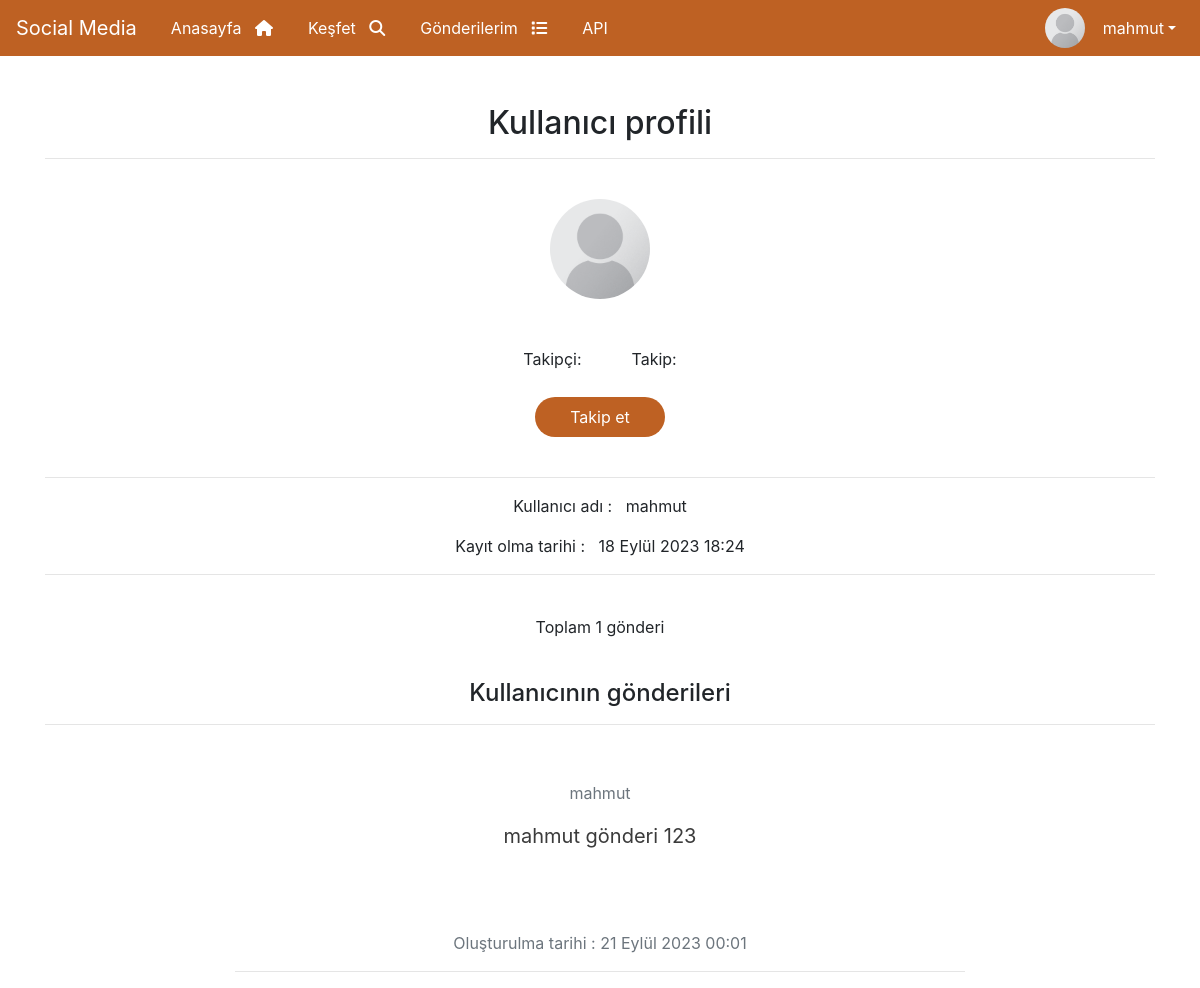
Before: /user/profile_author/2/ (signed in) with the older database file.
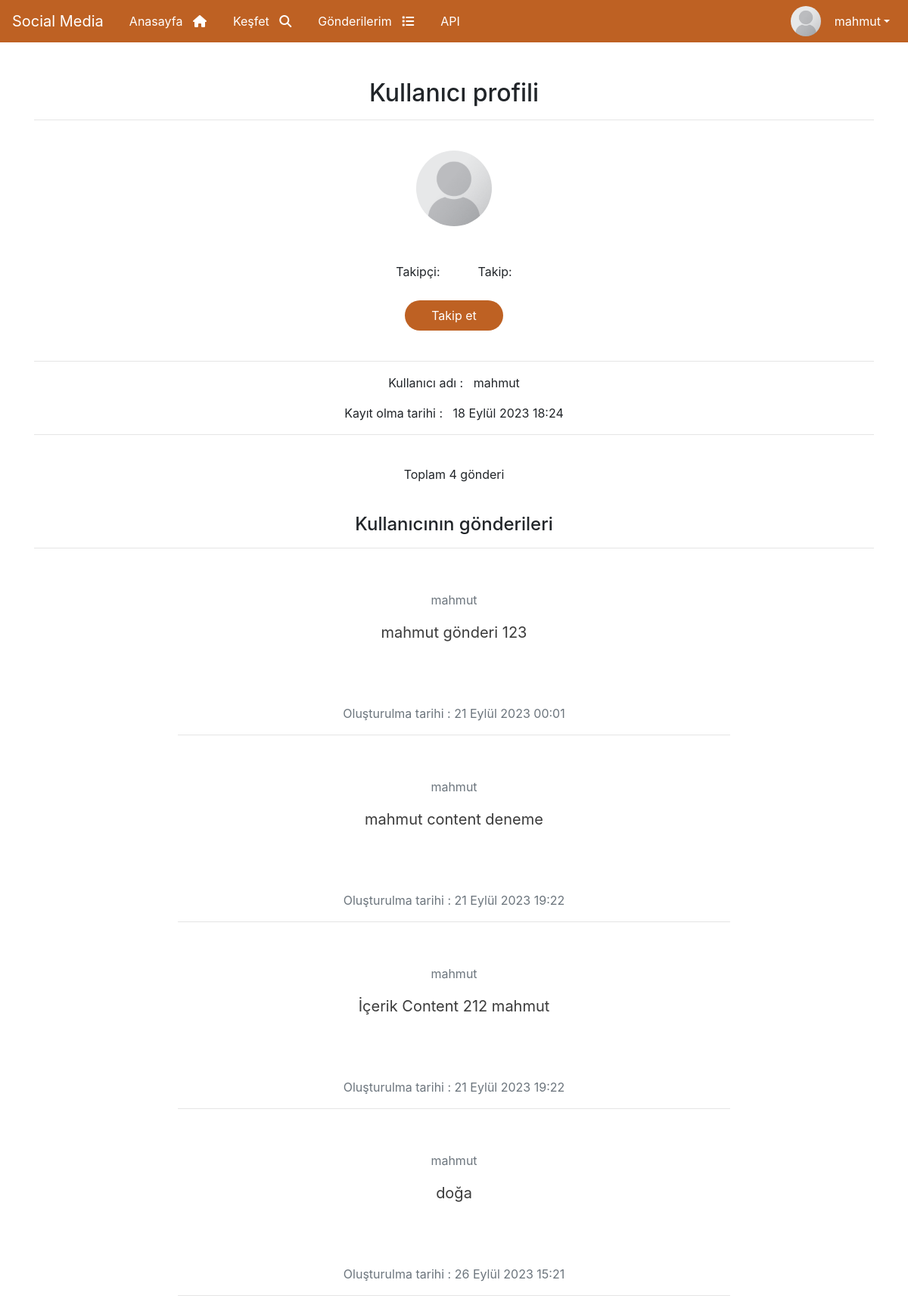
After: the same page with the newer database file.
### post/models.py (models this page shows, shortened)
class Post(models.Model):
    author = models.ForeignKey("auth.User", on_delete=models.CASCADE, verbose_name="Yazar")
    post_image = models.FileField(verbose_name="Resim Ekle", blank=True, null=True)
    content = models.CharField(max_length=10000, null=True, blank=True, verbose_name="İçerik")
    created_date = models.DateTimeField(auto_now_add=True, verbose_name="Oluşturulma tarihi")

### user/views.py (the view)
# urls.py: path('profile_author/<int:author_id>/', views.profileAuthor, name="profileAuthor"),
def profileAuthor(request, author_id):
    author = get_object_or_404(User, id=author_id)
    registiration_date = author.date_joined
    posts = Post.objects.filter(author= author_id)
    context = {
        'author':author,
        'registiration_date' :registiration_date,
        'posts':posts
    }
    return render(request, "user/profileAuthor.html", context)

### templates/user/profileAuthor.html
{% extends 'layout.html' %}
{% load static %}
{% block body %}
    <h2 class="header-text">Kullanıcı profili</h2>
    <hr>
    <br>
    <img class="profile-photo" src="{% static 'img/placeholder.png' %}" alt="Profile Photo">
    <br>
    <br>
    <div class="follower">
        <div class="text-container">
            <p class="follower-text">Takipçi: {{ followers_count }}</p>
            <p class="follow-text">Takip: </p>
        </div>
        <a class="follow-button" href="">Takip et</a>
    </div>
    <br>
    <hr>
    <p class="profile-text">Kullanıcı adı : &nbsp; {{author.username}} </p>
    <p class="profile-text">Kayıt olma tarihi : &nbsp; {{registiration_date}} </p>
    <hr>
    <br>
    <p class="total-post">Toplam {{ posts|length }} gönderi</p>
    <br>
    <h4 class="header-text">Kullanıcının gönderileri</h4>
    <hr>
    {% if posts %}
    {% for post in posts %}
    <br>
    <div class="row">
        <div class="col-lg-8 text-align">
            <p><div class="text-muted fst-italic mb-2"> {{ post.author.username }} </div></p>
            <p><div class="post-detail">{{ post.content }} </div></p>
            <p><div class="text-muted fst-italic mb-2"> Oluşturulma tarihi : {{post.created_date}} </div></p>
            <hr>
        </div>
    </div>
    {% endfor %}
    {% else %}
    <div class="alert alert-danger">Henüz gönderi yok.</div>
    {% endif %}
{% endblock body %}

Changed rows visible on the page:
added Post: author.username "mahmut", content "mahmut content deneme", created_date "21 Eylül 2023 19:22"
added Post: author.username "mahmut", content "İçerik Content 212 mahmut", created_date "21 Eylül 2023 19:22"
added Post: author.username "mahmut", content "doğa", created_date "26 Eylül 2023 15:21"
Other visible differences:
{{ posts|length }}: "1" → "4"
